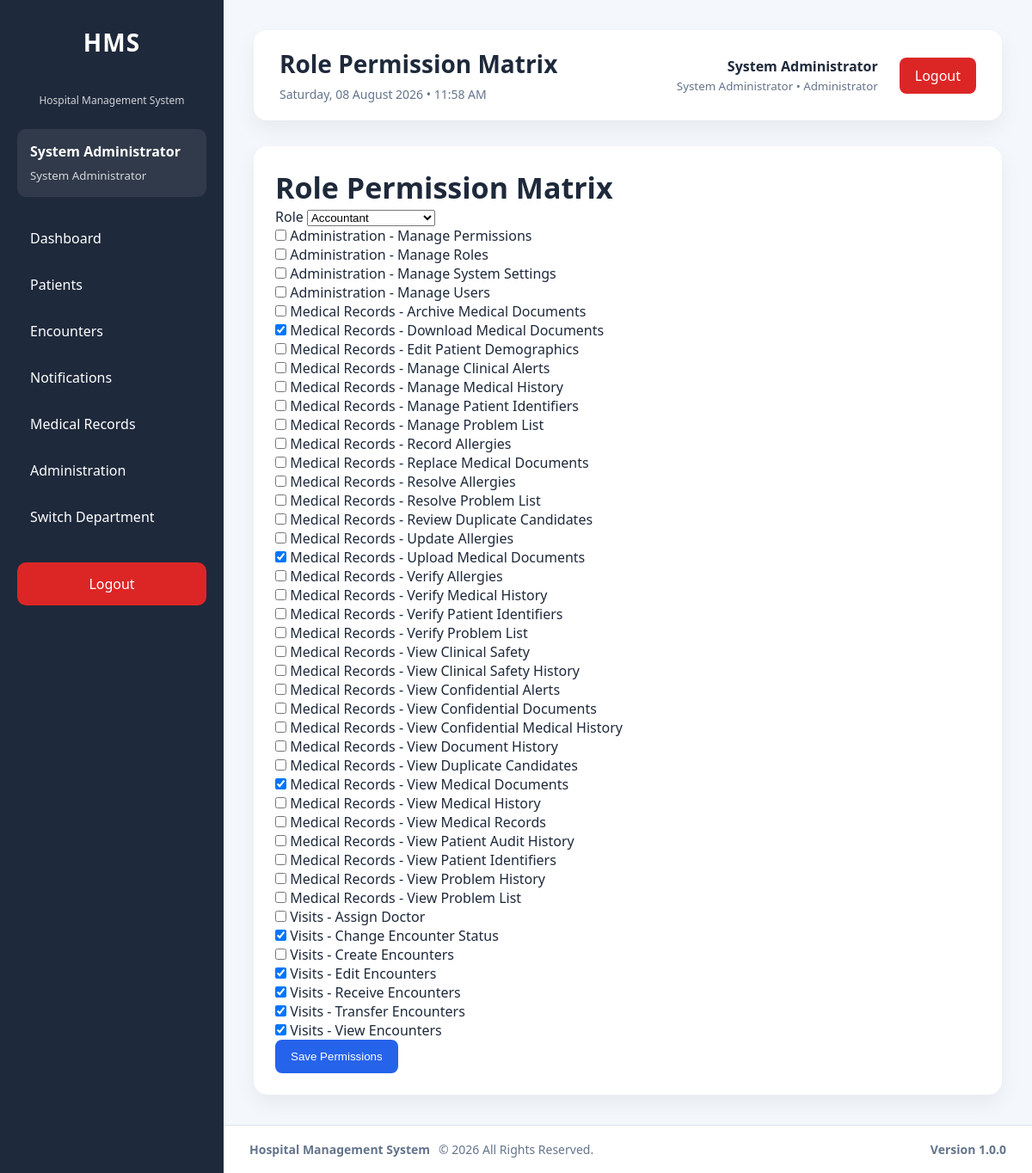
Before: /modules/administration/permissions/matrix.php (signed in) with the older database file.
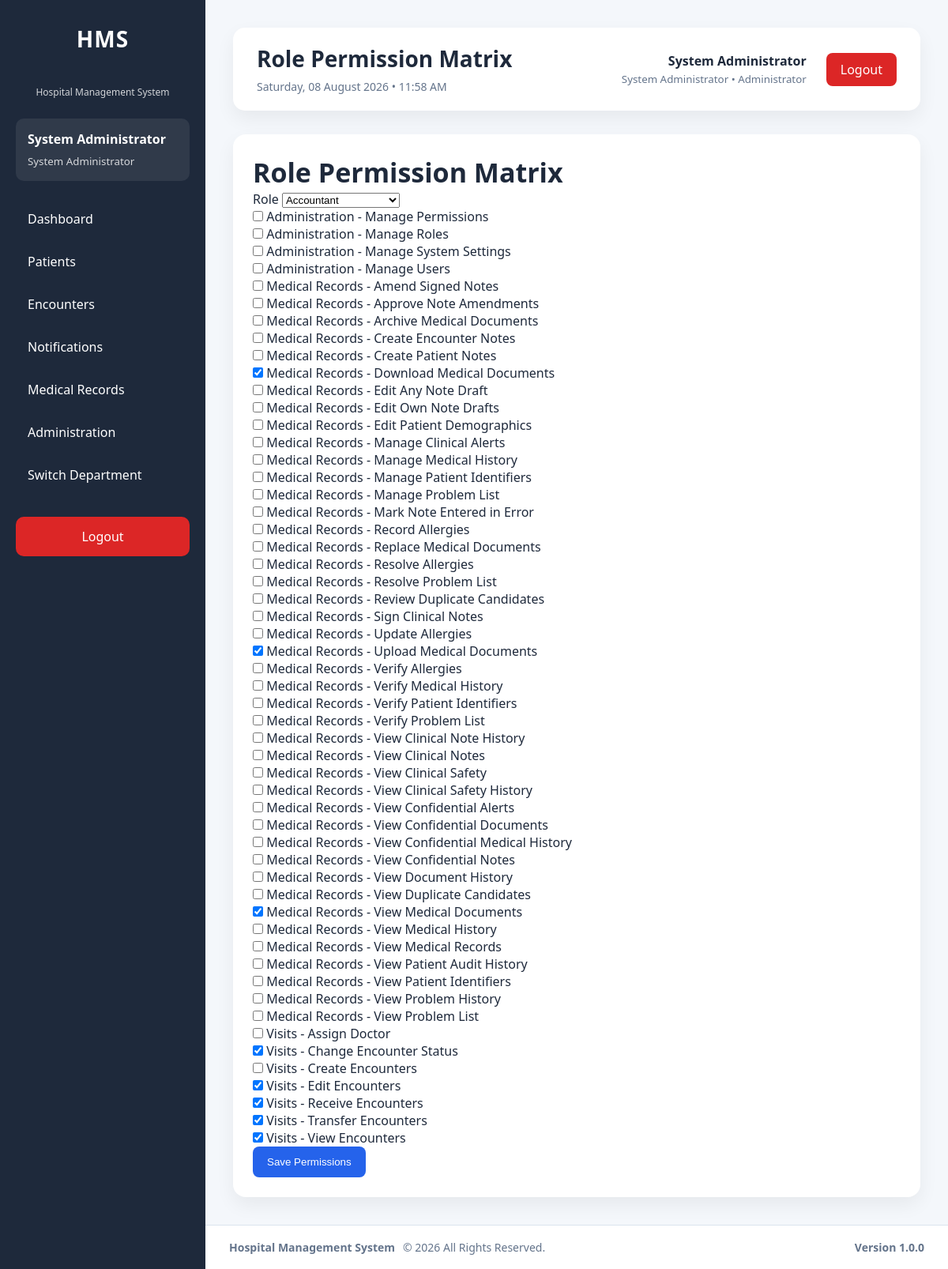
After: the same page with the newer database file.
### tables this page shows
CREATE TABLE `roles` (
  `id` int(11) NOT NULL AUTO_INCREMENT,
  `role_name` varchar(100) NOT NULL,
  `description` text DEFAULT NULL,
  `is_active` tinyint(1) NOT NULL DEFAULT 1,
  `created_at` timestamp NOT NULL DEFAULT current_timestamp(),
  `updated_at` timestamp NULL DEFAULT NULL ON UPDATE current_timestamp(),
  PRIMARY KEY (`id`),
  UNIQUE KEY `uq_roles_name` (`role_name`),
  KEY `idx_roles_active` (`is_active`)
);

CREATE TABLE `permissions` (
  `id` int(11) NOT NULL AUTO_INCREMENT,
  `permission_key` varchar(100) NOT NULL,
  `permission_name` varchar(150) NOT NULL,
  `module` varchar(100) NOT NULL,
  `description` text DEFAULT NULL,
  `is_active` tinyint(1) NOT NULL DEFAULT 1,
  `created_at` timestamp NOT NULL DEFAULT current_timestamp(),
  `updated_at` timestamp NULL DEFAULT NULL ON UPDATE current_timestamp(),
  PRIMARY KEY (`id`),
  UNIQUE KEY `uq_permissions_key` (`permission_key`),
  KEY `idx_permissions_module` (`module`),
  KEY `idx_permissions_active` (`is_active`)
);

### config/auth.php (called while the page is built, shortened)
<?php
require_once __DIR__ . '/../services/SessionService.php';
$sessionService = new SessionService();
$sessionService->requireLogin();
$currentUser = $sessionService->user();

### services/SessionService.php (called while the page is built, shortened)
<?php
class SessionService
{
    public function user(): ?array
    {
        return $_SESSION['user'] ?? null;
    }
}

### config/helpers.php (called while the page is built, shortened)
<?php
function e($value): string
{
    return htmlspecialchars(
        (string)$value,
        ENT_QUOTES,
        'UTF-8'
    );
}

### services/RoleService.php (called while the page is built, shortened)
<?php
class RoleService
{
    private PDO $pdo;
    public function __construct(PDO $pdo)
    {
        $this->pdo = $pdo;
    }
    public function listRoles(bool $includeInactive = true): array
    {
        $stmt = $this->pdo->prepare(
            'SELECT id, role_name, description, is_active, created_at, updated_at FROM roles WHERE is_active = 1 ORDER BY role_name'
        );
        $stmt->execute();
        return $stmt->fetchAll(PDO::FETCH_ASSOC);
    }
}

### modules/administration/partials/bootstrap.php (called while the page is built, shortened)
<?php
require_once __DIR__ . '/../../../config/auth.php';
require_once __DIR__ . '/../../../config/database.php';
require_once __DIR__ . '/../../../config/helpers.php';
require_once __DIR__ . '/../../../services/RoleService.php';
require_once __DIR__ . '/../../../services/PermissionService.php';
require_once __DIR__ . '/../../../services/UserDepartmentService.php';
$permissionService = new PermissionService($pdo);
$roleService = new RoleService($pdo);

### services/PermissionService.php (called while the page is built, shortened)
<?php
class PermissionService
{
    private PDO $pdo;
    public function __construct(PDO $pdo, ?SettingsService $settingsService = null)
    {
        $this->pdo = $pdo;
    }
    public function listPermissions(bool $includeInactive = true): array
    {
        $sql = '
            SELECT id, permission_key, permission_name, module,
                   description, is_active, created_at, updated_at
            FROM permissions
        ';
        if (!$includeInactive) {
            $sql .= ' WHERE is_active = 1';
        }
        $sql .= ' ORDER BY module, permission_name';
        try {
            return $this->pdo->query($sql)->fetchAll(PDO::FETCH_ASSOC);
        } catch (Throwable $exception) {
            return [];
        }
    }
    public function getRolePermissions(int $roleId): array
    {
        $stmt = $this->pdo->prepare('
            SELECT p.id, p.permission_key, p.permission_name, p.module,
                   p.description, p.is_active
            FROM permissions p
            INNER JOIN role_permissions rp ON rp.permission_id = p.id
            WHERE rp.role_id = :role_id
            ORDER BY p.module, p.permission_name
        ');
        $stmt->execute([':role_id' => $roleId]);
        return $stmt->fetchAll(PDO::FETCH_ASSOC);
    }
}

### modules/administration/permissions/matrix.php (the view, shortened to what the rows shown need)
<?php
require_once __DIR__ . '/../partials/bootstrap.php';
$pageTitle = 'Role Permission Matrix';
$roles = $roleService->listRoles(false);
$permissions = $permissionService->listPermissions(false);
$selectedRoleId = (int)($_GET['role_id'] ?? ($roles[0]['id'] ?? 0));
$assigned = array_map('intval', array_column($permissionService->getRolePermissions($selectedRoleId), 'id'));
require_once __DIR__ . '/../../../layouts/header.php';
require_once __DIR__ . '/../../../layouts/sidebar.php';
?>
<main class="content">
    <?php require_once __DIR__ . '/../../../layouts/navbar.php'; ?>
    <section class="card">
        <h2>Role Permission Matrix</h2>
        <form method="POST" action="matrix_save.php">
            <?php foreach ($permissions as $permission): ?>
                <label style="display:block">
                    <input type="checkbox" name="permission_ids[]" value="<?= (int)$permission['id'] ?>" <?= in_array((int)$permission['id'], $assigned, true) ? 'checked' : '' ?>>
                    <?= e($permission['module'] . ' - ' . $permission['permission_name']) ?>
                </label>
            <?php endforeach; ?>
            <button class="btn-primary" type="submit">Save Permissions</button>
        </form>
    </section>
</main>
<?php require_once __DIR__ . '/../../../layouts/footer.php'; ?>

### layouts/sidebar.php (shortened to what the rows shown need)
<?php
if ($currentUser && isset($pdo)) {
    require_once __DIR__ . '/../services/PermissionService.php';
}
?>
<aside class="sidebar">
    <div class="sidebar-header">
        <h2>HMS</h2>
    </div>
    <?php if ($currentUser): ?>
        <div class="sidebar-user">
            <strong>
                <?= e($currentUser['first_name']) ?>
                <?= e($currentUser['last_name']) ?>
            </strong>
            <small>
                <?= e($currentUser['role_name']) ?>
            </small>
        </div>
    <?php endif; ?>
</aside>
<div class="main-container">

### layouts/navbar.php (shortened to what the rows shown need)
<?php
$currentUser ??= [];
?>
<header class="navbar">
    <div class="navbar-left">
        <h1>
            <?= e($pageTitle ?? 'Hospital Management System') ?>
        </h1>
    </div>
    <div class="navbar-right">
        <div class="navbar-user">
            <div class="user-details">
                <strong>
                    <?= e($currentUser['first_name'] ?? '') ?>
                    <?= e($currentUser['last_name'] ?? '') ?>
                </strong>
                <small>
                    <?= e($currentUser['role_name'] ?? '') ?>
                    •
                    <?= e($currentUser['active_department_name'] ?? $currentUser['department_name'] ?? '') ?>
                </small>
            </div>
        </div>
    </div>
</header>

Changed rows visible on the page:
added permissions: module+permission_name "Medical Records - Amend Signed Notes"
added permissions: module+permission_name "Medical Records - Approve Note Amendments"
added permissions: module+permission_name "Medical Records - Create Encounter Notes"
added permissions: module+permission_name "Medical Records - Create Patient Notes"
added permissions: module+permission_name "Medical Records - Edit Any Note Draft"
added permissions: module+permission_name "Medical Records - Edit Own Note Drafts"
added permissions: module+permission_name "Medical Records - Mark Note Entered in Error"
added permissions: module+permission_name "Medical Records - Sign Clinical Notes"
added permissions: module+permission_name "Medical Records - View Clinical Note History"
added permissions: module+permission_name "Medical Records - View Clinical Notes"
added permissions: module+permission_name "Medical Records - View Confidential Notes"
